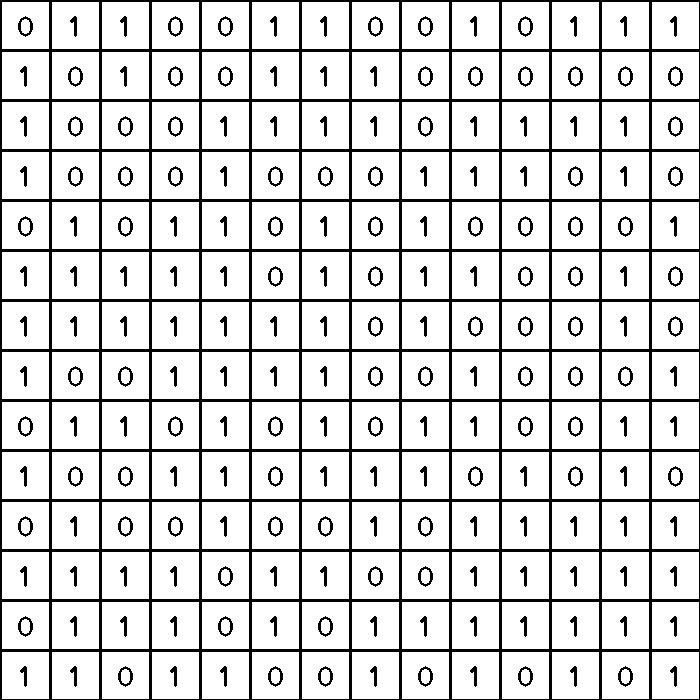
#> input picture TASK-2/Task_2/task2sets/task2_img_1.jpg, 700 x 700 px; its folder holds only this picture in this run
$ python task2-main.py 3   (Python 2 division)
#> lines starting #> are read from the running program, lines starting #| are printed output that depends on the picture; after the words box and inside, x2 and y2 are one past the last pixel; in counts of white or black regions, pixels touching at a corner belong together
#> further down, img_rgb is the input picture: shape (700, 700, 3); min 0, max 255, mean 215.8
### TASK-2/Task_2/imgLib.py
# -*- coding: utf-8 -*-
"""
**************************************************************************
*                  Cross_A_Crater (e-Yantra 2016)
*                  ================================
*  This software is intended to teach image processing concepts
*
*  MODULE: Task2
*  Filename: imgLib.py
*  Version: 1.5.0
*  Date: November 21, 2016
*
*  Author: Jayant Solanki, e-Yantra Project, Department of Computer Science
*  and Engineering, Indian Institute of Technology Bombay.
*
*  Software released under Creative Commons CC BY-NC-SA
*
*  For legal information refer to:
*        http://creativecommons.org/licenses/by-nc-sa/4.0/legalcode
*
*
*  This software is made available on an “AS IS WHERE IS BASIS”.
*  Licensee/end user indemnifies and will keep e-Yantra indemnified from
*  any and all claim(s) that emanate from the use of the Software or
*  breach of the terms of this agreement.
*
*  e-Yantra - An MHRD project under National Mission on Education using
*  ICT(NMEICT)
*
**************************************************************************
"""
#Complete the both function mentioned below, and return the desired outputs
#Additionally you may add your own methods here to help both methods mentioned below
###################Do not add any external libraries#######################

"""
* Team Id :         3035
* Author List :     SPARSH DUTTA, PRIYANSH JAIN, ABHINAV JAIN, ABHIMANYU SINGHAL
* Filename:         imgLib.py
* Theme:            CC-eYRC Specific
* Functions:        detectCellVal(img_gray,grid_map), isValid(row,col), BFS(grid_map,src,dest), solveGrid(grid_map)
* Global Variables: rowNum, colNum
"""

import cv2
import numpy as np

# detectCellVal detects the numbers/operatorsm,
# perform respective expression evaluation
# and stores them into the grid_map
# detectCellVal(img,grid_map)
# Find the number/operators, perform the calculations and store the result into the grid_map
# Return the resultant grid_map

"""
* Function Name: detectCellVal
* Input:         img_gray -> The image of the grid which we want to store in gridmap and solve for shortest path
                 grid_map -> An Array of 14x14, basically a matrix which is used to store all the 0 and 1 of the image we have provided using image processing
* Output:        grid_map -> An Array 0f 14x14 in which now all the 0 and 1 are stored is returned
* Logic:         Using image processing as our tool we are taking an empty grid map and then applying concepts of image processing to store the values of the image
                 provided in the grid map, so what we are actually doing is that we are taking,
                 we are considering small section of images using contour concept and then comparing that image with the given digits images,
                 if the shape matches then we enter the value of the digit in the grid map with which the our small section of image matches,
                 we are breaking our image in 14x14 parts and comparing each part with digits given, then writing the digit matched in the grid map
* Example Call:  detectCellVal(img_gray,grid_map)
"""
def detectCellVal(img_gray,grid_map):
	# your code here
        # Here we have just comparing section of our images with the given digits images and if the condition of 1 or 0 is true then we
        # store that digit in our grid map and then returning the grid map.
        for i in range(0, 14):
                for j in range(0, 14):
                    img1 = img_gray[(i*50):((i*50)+50), (j*50):((j*50)+50)]
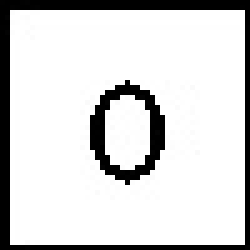
#> img1: shape (50, 50) (shown 5 times larger); min 0, max 255, mean 213.4
                    ret1,thresh1 = cv2.threshold(img1,127,255,0)
#> thresh1: shape (50, 50); 83.7% white; 2 black regions
                    contours1, hierarchy1 = cv2.findContours(thresh1,cv2.RETR_TREE,cv2.CHAIN_APPROX_SIMPLE)
#> contours1 = 3 contours; box (x1, y1, x2, y2) and area: (2, 2, 49, 49) 2116, (17, 15, 34, 38) 256, (21, 19, 30, 34) 96

                    # This if condtion is used to check that whether our small section of image has any digit or not
                    # if no digit is found then we place 0 in the grid map at that position
                    if(len(contours1) == 1):
                        grid_map[i][j] == 0

                    # else we start comparing the digit found with 0 or 1
                    else :
                        cnt1 = contours1[1]
#> cnt1 = contour of 38 points, box (x1, y1, x2, y2) (17, 15, 34, 38), area 256

                        for k in range(0,2):
                            img2 = cv2.imread('digits/'+str(k)+'.jpg')
#> (the run stopped early here; a loop or call above may not have finished)
